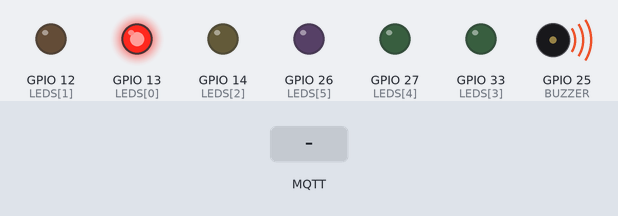
A sketch run on a simulated ESP32. Parts: output pins drawn as LEDs (lit = HIGH), buzzer (waves = sounding). Inputs (shaded band) come from the test bench. WiFi joins after 1.5 s; servers stay silent unless stated; random numbers use the default seed unless the sketch sets one; no MQTT or app messages arrive unless stated; what the sketch prints to the serial monitor is not drawn.

Above: at 0.1 s.
At 0.5 s:
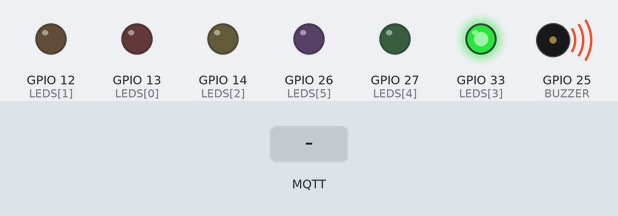
At 3.6 s:
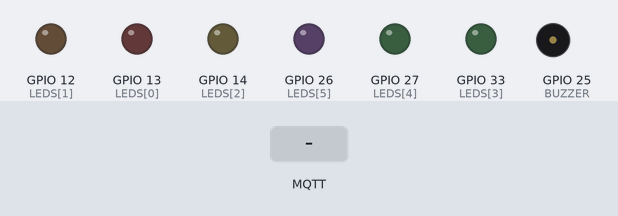
3.7 s: MQTT message "1" arrives on the first subscribed topic
5.2 s: MQTT message "on" arrives on the first subscribed topic
Timing chart, 0 to 8.2 s (numbered marks = the images above; inputs shaded):
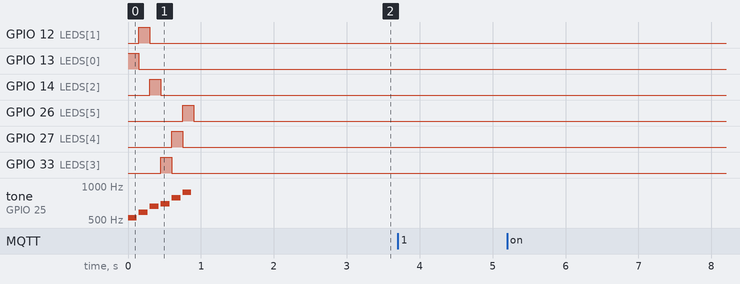

The sketch:

sketch.ino
```cpp
/*
  GestoBeat · ESP32 en Wokwi — Miguel Ruiz
  Recibe por MQTT las notas que se tocan en la app y las acompaña:
  enciende el LED de la nota y la toca en el buzzer.

  Mensaje esperado (tópico gestobeat_miguelruiz):
    {"nota": "Mi", "instrumento": "piano"}

  Conexiones:
    LED Do  (rojo)     → GPIO 13
    LED Re  (naranja)  → GPIO 12
    LED Mi  (amarillo) → GPIO 14
    LED Fa  (lima)     → GPIO 33
    LED Sol (verde)    → GPIO 27
    LED La  (morado)   → GPIO 26
    Buzzer             → GPIO 25
*/

#include <WiFi.h>
#include <PubSubClient.h>
#include <ArduinoJson.h>

const char* ssid = "Wokwi-GUEST";
const char* password = "";
const char* mqtt_server = "broker.hivemq.com";
const int mqtt_port = 1883;
const char* topico = "gestobeat_miguelruiz";

const char* NOMBRES[6] = {"Do", "Re", "Mi", "Fa", "Sol", "La"};
const int LEDS[6] = {13, 12, 14, 33, 27, 26};
const int FRECUENCIAS[6] = {523, 587, 659, 698, 784, 880};   // Do5, Re5, Mi5, Fa5, Sol5, La5
const int BUZZER = 25;
const unsigned long DURACION = 220;                      // ms que dura cada nota

WiFiClient espClient;
PubSubClient client(espClient);

int ledEncendido = -1;
unsigned long apagarEn = 0;
unsigned long notasRecibidas = 0;

void tocarNota(int i) {
  if (ledEncendido >= 0) digitalWrite(LEDS[ledEncendido], LOW);
  digitalWrite(LEDS[i], HIGH);
  tone(BUZZER, FRECUENCIAS[i], DURACION);
  ledEncendido = i;
  apagarEn = millis() + DURACION + 60;
}

void callback(char* topic, byte* payload, unsigned int length) {
  StaticJsonDocument<200> doc;
  DeserializationError error = deserializeJson(doc, payload, length);
  if (error) {
    Serial.print("JSON inválido: ");
    Serial.println(error.c_str());
    return;
  }
  const char* nota = doc["nota"] | "";
  const char* instrumento = doc["instrumento"] | "-";
  for (int i = 0; i < 6; i++) {
    if (strcasecmp(nota, NOMBRES[i]) == 0) {
      tocarNota(i);
      notasRecibidas++;
      Serial.printf("#%lu  Nota: %-3s  (%s)\n", notasRecibidas, NOMBRES[i], instrumento);
      return;
    }
  }
  Serial.printf("Nota desconocida: %s\n", nota);
}

void conectarWiFi() {
  Serial.print("Conectando a WiFi");
  WiFi.begin(ssid, password, 6);   // canal 6: así Wokwi conecta al instante
  while (WiFi.status() != WL_CONNECTED) {
    delay(250);
    Serial.print(".");
  }
  Serial.println(" listo");
}

void reconectar() {
  while (!client.connected()) {
    Serial.print("Conectando a MQTT... ");
    String id = "esp32-gestobeat-" + String(random(0xffff), HEX);
    if (client.connect(id.c_str())) {
      Serial.println("MQTT conectado");
      client.subscribe(topico);
      Serial.printf("Escuchando el tópico %s\n", topico);
    } else {
      Serial.printf("falló (rc=%d), reintento en 2 s\n", client.state());
      delay(2000);
    }
  }
}

void setup() {
  Serial.begin(115200);
  for (int i = 0; i < 6; i++) pinMode(LEDS[i], OUTPUT);
  pinMode(BUZZER, OUTPUT);

  // Saludo: recorre las cinco notas
  for (int i = 0; i < 6; i++) {
    digitalWrite(LEDS[i], HIGH);
    tone(BUZZER, FRECUENCIAS[i], 120);
    delay(150);
    digitalWrite(LEDS[i], LOW);
  }

  conectarWiFi();
  randomSeed(micros());
  client.setServer(mqtt_server, mqtt_port);
  client.setCallback(callback);
}

void loop() {
  if (!client.connected()) reconectar();
  client.loop();
  if (ledEncendido >= 0 && millis() > apagarEn) {
    digitalWrite(LEDS[ledEncendido], LOW);
    ledEncendido = -1;
  }
}
```

Measured:
- after the input at 3.7 s, every drawn part: stays the same
- after the input at 5.2 s, every drawn part: stays the same
